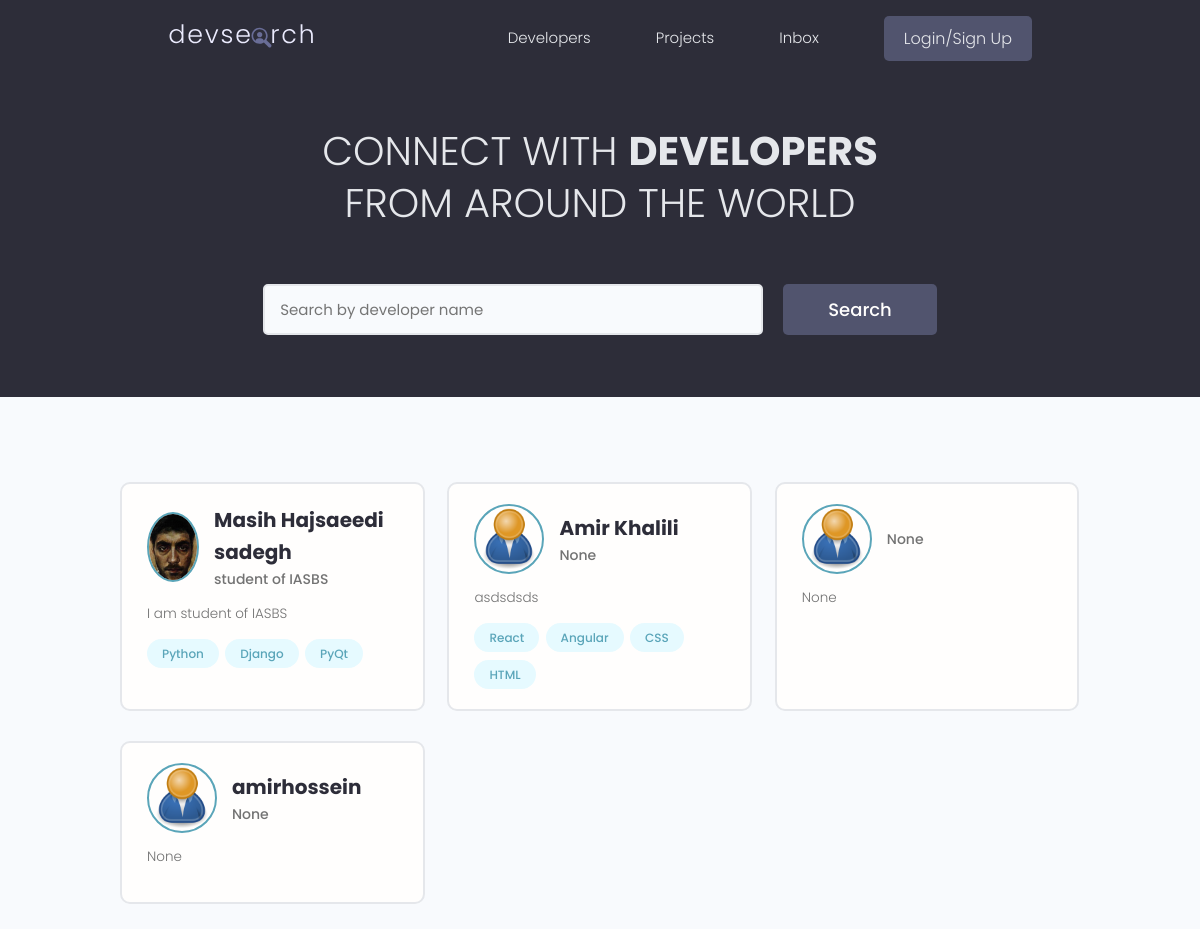
The page / on the database its author committed.
### users/models.py (models this page shows, shortened)
class Profile(models.Model):
    user = models.OneToOneField(User, on_delete=models.CASCADE, null=True, blank=True)
    name = models.CharField(max_length=200, null=True, blank=True)
    email = models.EmailField(max_length=500, null=True, blank=True)
    username = models.CharField(max_length=200, null=True, blank=True)
    location = models.CharField(max_length=200, null=True, blank=True)
    short_intro = models.CharField(max_length=200, null=True, blank=True)
    bio = models.TextField(null=True, blank=True)
    profile_image = models.ImageField(null=True, blank=True, upload_to='profiles/', default='profiles/user-default.png')
    social_github = models.CharField(max_length=200, null=True, blank=True)
    social_twitter = models.CharField(max_length=200, null=True, blank=True)
    social_linkedin = models.CharField(max_length=200, null=True, blank=True)
    social_youtube = models.CharField(max_length=200, null=True, blank=True)
    social_website = models.CharField(max_length=200, null=True, blank=True)
    created = models.DateTimeField(auto_now_add=True)
    id = models.UUIDField(default=uuid.uuid4, unique=True, primary_key=True, editable=False)

class Skill(models.Model):
    owner = models.ForeignKey(Profile, on_delete=models.CASCADE, null=True, blank=True)
    name = models.CharField(max_length=200, null=True, blank=True)
    description = models.TextField(null=True, blank=True)
    created = models.DateTimeField(auto_now_add=True)
    id = models.UUIDField(default=uuid.uuid4, unique=True, primary_key=True, editable=False)
    def __str__(self):
        return str(self.name)

### users/views.py (the view)
# urls.py: path('', views.profiles, name='profiles'),
def profiles(request):
    profiles = Profile.objects.all()
    context = {'profiles': profiles}
    return render(request, 'users/profiles.html', context)

### users/templates/users/profiles.html (shortened to what this page needs)
{% extends 'main.html' %}
{% block content %}
<main class="home">
    <section class="hero-section text-center">
      <div class="container container--narrow">
        <div class="hero-section__box">
          <h2>CONNECT WITH <span>DEVELOPERS</span></h2>
          <h2>FROM AROUND THE WORLD</h2>
        </div>
        <div class="hero-section__search">
          <form class="form" action="#" method="get">
            <div class="form__field">
              <input class="input input--text" id="formInput#search" type="text" name="text"
                placeholder="Search by developer name" />
            </div>
            <input class="btn btn--sub btn--lg" type="submit" value="Search" />
          </form>
        </div>
      </div>
    </section>
    <section class="devlist">
      <div class="container">
        <div class="grid grid--three">
            {% for profile in profiles %}
            <div class="column card">
                <div class="dev">
                <a href="{% url 'user-profile' profile.id %}" class="card__body">
                    <div class="dev__profile">
                    <img class="avatar avatar--md" src="{{profile.profile_image.url}}" alt="image" />
                    <div class="dev__meta">
                        <h3>{{profile.name}}</h3>
                        <h5>{{profile.short_intro|slice:"60"}}</h5>
                    </div>
                    </div>
                    <p class="dev__info">{{profile.bio|slice:"150"}}</p>
                    <div class="dev__skills">
                    {% for skill in profile.skill_set.all|slice:"5" %}
                    <span class="tag tag--pill tag--main">
                        <small>{{skill}}</small>
                    </span>
                    {% endfor %}
                    </div>
                </a>
                </div>
            </div>
            {% endfor %}
        </div>
      </div>
    </section>
  </main>
{% endblock content %}

### static/styles/app.css (style rules this page uses)
:root { --color-sub: #2d2d39; }
.btn--sub { background-color: var(--color-sub-light); }
.card { border: 2px solid var(--color-light); }
img { width: 100%; }
.hero-section { height: 40vh; display: flex; align-items: center; background-color: var(--color-sub); }
.hero-section__box { margin-bottom: 4rem; }
.hero-section__box > h2, .hero-section__box > h2 > span { font-size: 4rem; color: var(--color-light); line-height: 1.3; text-transform: uppercase; }
.hero-section__box > h2 { font-weight: 300; }
.hero-section__box > h2 > span { font-weight: 700; }
.hero-section__search > .form { display: flex; align-items: center; justify-content: center; gap: 2rem; }
.hero-section__search > .form input.input--text { width: 50rem; }
.devlist { margin-top: 8rem; }
.devlist .grid { align-items: stretch; }
.devlist .dev .dev__profile { display: flex; align-items: center; gap: 1.5rem; }
.devlist .dev .dev__meta h3 { color: var(--color-sub); font-size: 2rem; font-weight: 700; }
.devlist .dev .dev__meta h5 { color: var(--color-text); font-size: 1.4rem; font-weight: 500; }
.devlist .dev .dev__info { margin: 1.5rem 0; font-size: 1.35rem; line-height: 1.4; text-align: justify; }

### static/uikit/styles/modules/_variables.css (style rules this page uses)
:root { --color-main: #5aa5b9; --color-main-light: #e6faff; --color-sub: #3f4156; --color-sub-light: #51546e; --color-sub-lighter: #ededfd; --color-text: #737373; --color-gray: #8b8b8b; --color-light: #e5e7eb; --color-light-gray: #767676; --color-bg: #f8fafd; --color-white: #fffefd; --color-white-light: #f3f3f3; --color-success: #359e64; --color-success-bg: #def8e8; --color-error: #fc4b0b; --color-error-bg: #fff2ee; --font-base: 'Poppins', arial, helvetica, 'Segoe UI', roboto, ubuntu, sans-serif; --font-monospace: 'Fira Code', 'Courier New', courier, monospace; --font-regular: 300; --font-medium: 500; --font-bold: 700; --generic-shadow: 1px 1px 5px #00000010; --generic-transition: all 0.3s ease-in-out; }

### static/uikit/styles/modules/_base.css (style rules this page uses)
* { margin: 0; padding: 0; box-sizing: border-box; text-rendering: optimizeLegibility; color: inherit; font-size: inherit; }
html { font-size: 50%; }
@media only screen and (min-width: 480px) { html { font-size: 56.25%; } }
@media only screen and (min-width: 1200px) { html { font-size: 62.5%; } }
body { line-height: 1.6; font-weight: 400; font-size: 1.5rem; color: var(--color-text); background-color: var(--color-bg); min-height: 100vh; }

### static/uikit/styles/modules/_typography.css (style rules this page uses)
* { font-family: var(--font-base); }
h2 { font-size: 3.6rem; font-weight: var(--font-bold); }
h3 { font-size: 3.2rem; font-weight: var(--font-medium); }
h5 { font-size: 2.4rem; font-weight: var(--font-medium); }
h5, h6 { font-weight: var(--font-regular); }
p, span, strong { font-size: 1.6rem; color: var(--color-text); font-weight: var(--font-regular); }
a { padding-bottom: 2px; text-decoration: none; display: inline-block; color: var(--color-main); font-weight: var(--font-medium); }

### static/uikit/styles/modules/_utilities.css (style rules this page uses)
.container { width: 92%; max-width: 165rem; margin: 0 auto; box-sizing: border-box; }
.container--narrow { width: 92%; max-width: 120rem; }
@media screen and (min-width: 1000px) { .container { width: 90%; } }
@media screen and (min-width: 1000px) { .container--narrow { width: 85%; } }
@media screen and (min-width: 1200px) { .container { width: 80%; } }
@media screen and (min-width: 1200px) { .container--narrow { width: 72%; } }
.text-center { text-align: center; }

### static/uikit/styles/modules/_avatar.css (style rules this page uses)
.avatar { border-radius: 50%; border: 2px solid var(--color-main); object-fit: cover; }
.avatar--md { height: 7rem; width: 7rem; }

### static/uikit/styles/modules/_button.css (style rules this page uses)
.btn { display: inline-block; position: relative; cursor: pointer; background-color: var(--color-light); font-weight: var(--font-medium); color: var(--color-sub); text-decoration: none; padding: 1rem 2rem; border-radius: 0.5rem; border: none; width: -webkit-fit-content; width: -moz-fit-content; width: fit-content; height: -webkit-fit-content; height: -moz-fit-content; height: fit-content; font-size: 1.6rem; outline-width: 0; outline-color: transparent; -webkit-backface-visibility: hidden; backface-visibility: hidden; transition: all 0.3s ease-in-out; }
.btn--sub { background-color: var(--color-sub); color: var(--color-white); }
.btn--lg { font-size: 1.8rem; padding: 1.2rem 4.5rem; }

### static/uikit/styles/modules/_card.css (style rules this page uses)
.card { border-radius: 1rem; background-color: var(--color-white); border: 1.5px solid var(--color-light); width: auto; height: auto; margin-top: 0.5rem; margin-bottom: 0.5rem; overflow: hidden; }
.card__body, .card__header { padding: 2rem 2.5rem; }

### rows shown on the page
Profile: profile_image (picture), name "Masih Hajsaeedi sadegh", short_intro "student of IASBS", bio "I am student of IASBS"
Skill: name "Python"
Skill: name "Django"
Skill: name "PyQt"
Profile: profile_image (placeholder picture), name "Amir Khalili", short_intro "None", bio "asdsdsds"
Skill: name "React"
Skill: name "Angular"
Skill: name "CSS"
Skill: name "HTML"
Profile: profile_image (placeholder picture), short_intro "None", bio "None"
Profile: profile_image (placeholder picture), name "amirhossein", short_intro "None", bio "None"
